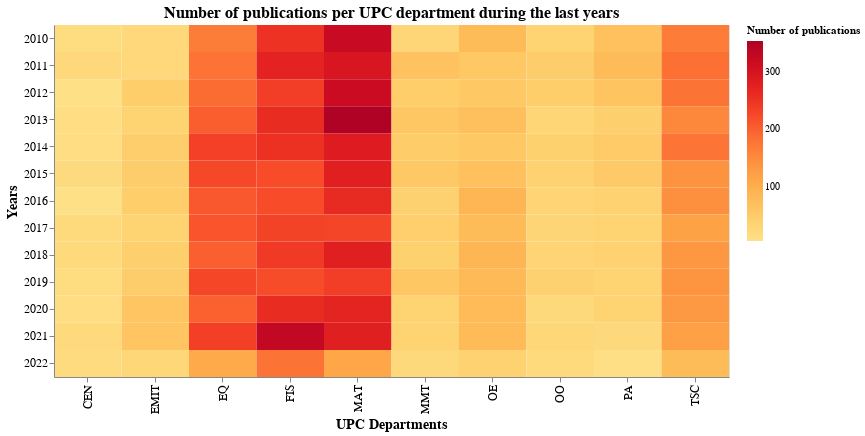

Notebook code cell kept with this figure:
### Markdown cell above
## Exercise 1.2: Visualizations
Now we can start making the visualization. We will begin by identifying the objective that we want to fulfil, that is to compare quantities. The problem here is the great amount of data, which can lead us to clutter. For that, using a heatmap can be a good option.

### Code cell
base = alt.Chart(df1_complete).mark_rect(
    ).encode(
    x=alt.X('DEPARTAMENT UPC ACRO', title='UPC Departments', axis = alt.Axis (labelFontSize=12, titleFontSize = 14)),
    y=alt.Y('ANYS:O', title='Years', axis = alt.Axis (labelFontSize=12, titleFontSize = 14)),
    color=alt.Color('PUBLICACIONS:Q',
              title='Number of publications',
              scale=alt.Scale(scheme='yelloworangered'))
    ).properties (
        title=alt.TitleParams("Number of publications per UPC department during the last years",fontSize=16),
        width = 675,
        height = 352
    )

base

### Figure 1 — Vega-Lite specification as saved in the notebook (floating-point values rounded to 4 significant figures; data arrays with more than 128 entries replaced by an {"elided": "..."} marker saying what was removed)
{"config": {"view": {"continuousWidth": 400, "continuousHeight": 300}}, "data": {"name": "data-15fc166f4607b9f53dc86e38c575c4a2"}, "mark": "rect", "encoding": {"color": {"field": "PUBLICACIONS", "scale": {"scheme": "yelloworangered"}, "title": "Number of publications", "type": "quantitative"}, "x": {"axis": {"labelFontSize": 12, "titleFontSize": 14}, "field": "DEPARTAMENT UPC ACRO", "title": "UPC Departments", "type": "nominal"}, "y": {"axis": {"labelFontSize": 12, "titleFontSize": 14}, "field": "ANYS", "title": "Years", "type": "ordinal"}}, "height": 352, "title": {"text": "Number of publications per UPC department during the last years", "fontSize": 16}, "width": 675, "$schema": "https://vega.github.io/schema/vega-lite/v4.17.0.json", "datasets": {"data-15fc166f4607b9f53dc86e38c575c4a2": {"elided": "130 records"}}}
